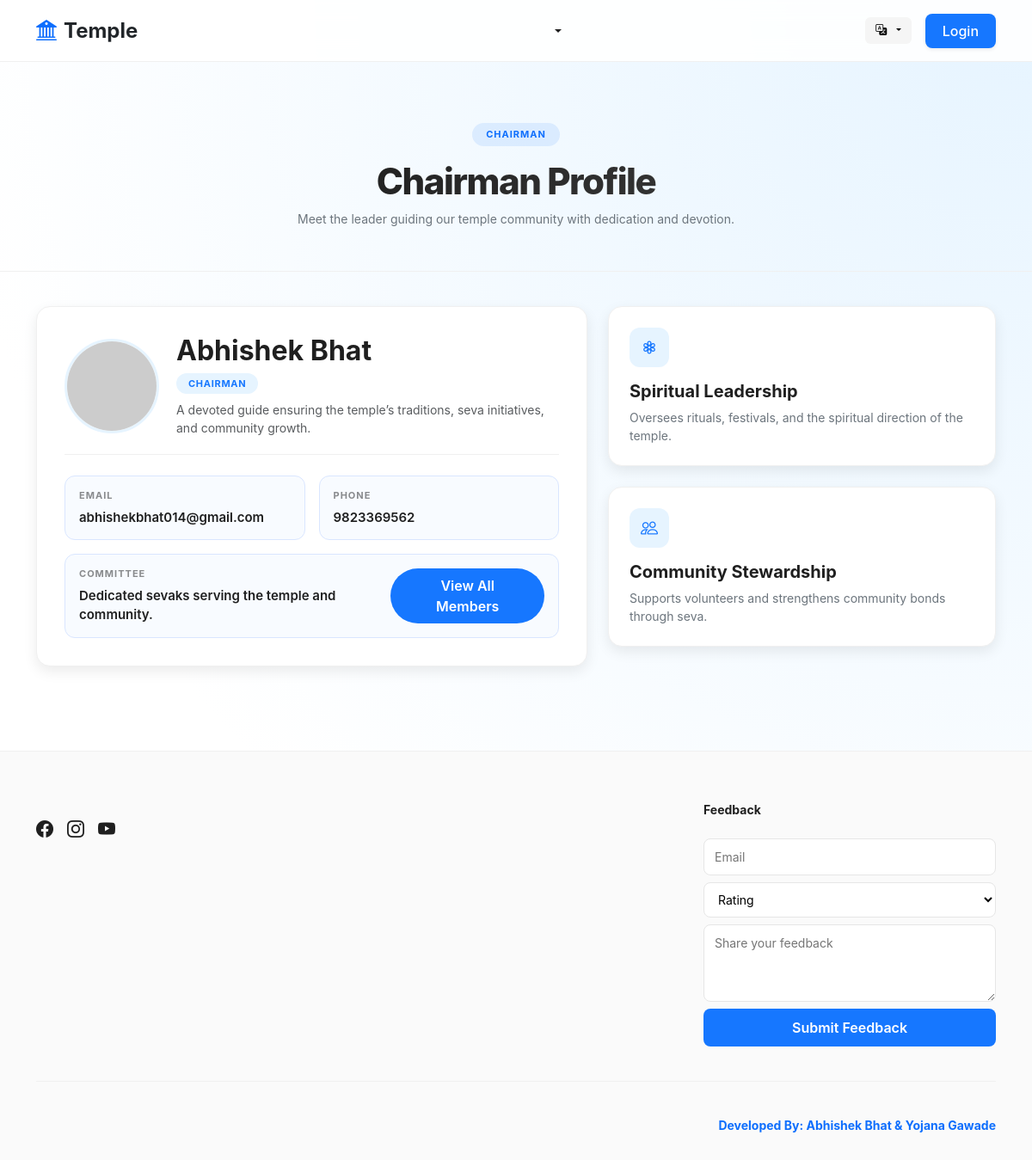
/chairman.php, run on the app's committed database.
### tables this page shows
CREATE TABLE `users` (
  `id` int(11) NOT NULL,
  `first_name` varchar(100) NOT NULL,
  `last_name` varchar(100) DEFAULT NULL,
  `phone` varchar(20) DEFAULT NULL,
  `photo` varchar(255) DEFAULT NULL,
  `email` varchar(150) NOT NULL,
  `password` varchar(255) NOT NULL,
  `created_at` timestamp NOT NULL DEFAULT current_timestamp(),
  `updated_at` timestamp NOT NULL DEFAULT current_timestamp() ON UPDATE current_timestamp()
);

### includes/lang.php (called while the page is built, shortened)
<?php
$lang = $_SESSION['lang']
    ?? $_COOKIE['lang']
    ?? 'en';
$langFile = __DIR__ . "/../lang/{$lang}.php";
$t = require $langFile;

### chairman.php (the view, shortened to what this page needs)
<?php
require __DIR__ . '/includes/lang.php';
$chairman = null;
if (isset($con)) {
    $chairmanQuery = mysqli_query(
        $con,
        "SELECT u.id, u.first_name, u.last_name, u.photo, u.email, u.phone, r.name AS role_name
         FROM users u
         JOIN user_roles ur ON ur.user_id = u.id
         JOIN roles r ON r.id = ur.role_id
         WHERE r.name = 'chairman'
         LIMIT 1"
    );
    if ($chairmanQuery) {
        $chairman = mysqli_fetch_assoc($chairmanQuery);
    }
}
$chairmanName = '';
$chairmanPhoto = '';
if (!empty($chairman)) {
    $chairmanName = trim(($chairman['first_name'] ?? '') . ' ' . ($chairman['last_name'] ?? ''));
    $chairmanPhoto = !empty($chairman['photo'])
        ? 'uploads/users/' . basename($chairman['photo'])
        : 'https://ui-avatars.com/api/?name=' . urlencode($chairmanName) . '&background=random';
}
?>
<!DOCTYPE html>
<html lang="<?php echo $lang; ?>">
<head>
    <link href="https://cdn.jsdelivr.net/npm/bootstrap@5.3.0/dist/css/bootstrap.min.css" rel="stylesheet">
    <link rel="stylesheet" href="https://cdn.jsdelivr.net/npm/bootstrap-icons@1.10.5/font/bootstrap-icons.css">
</head>
<body>
    <?php include 'includes/header.php'; ?>
    <div class="ant-page-hero">
        <div class="container">
            <span class="badge rounded-pill bg-primary bg-opacity-10 text-primary px-3 py-2 mb-3 fw-bold text-uppercase"
                style="letter-spacing: 1px; font-size: 11px;">
                <?php echo $t['chairman_role'] ?? 'Chairman'; ?>
            </span>
            <h1><?php echo $t['chairman_profile_title'] ?? 'Chairman Profile'; ?></h1>
            <p class="text-secondary small mb-0 mx-auto" style="max-width: 680px;">
                <?php echo $t['chairman_profile_subtitle'] ?? 'Meet the leader guiding our temple community with dedication and devotion.'; ?>
            </p>
        </div>
    </div>
    <div class="container pb-5">
        <?php if (!empty($chairman)): ?>
            <div class="row g-4 align-items-stretch">
                <div class="col-lg-7">
                    <div class="profile-card">
                        <div class="profile-header">
                            <img src="<?php echo htmlspecialchars($chairmanPhoto); ?>" alt="<?php echo $t['chairman_role'] ?? 'Chairman'; ?>"
                                class="profile-img">
                            <div>
                                <h2 class="fw-bold mb-1"><?php echo htmlspecialchars($chairmanName); ?></h2>
                                <div class="role-tag mb-2"><?php echo $t['chairman_role'] ?? 'Chairman'; ?></div>
                                <div class="text-muted small"><?php echo $t['chairman_profile_about'] ?? 'A devoted guide ensuring the temple’s traditions, seva initiatives, and community growth.'; ?></div>
                            </div>
                        </div>
                        <div class="row g-3">
                            <div class="col-md-6">
                                <div class="info-tile">
                                    <div class="info-label"><?php echo $t['email'] ?? 'Email'; ?></div>
                                    <div class="info-value">
                                        <?php echo !empty($chairman['email']) ? htmlspecialchars($chairman['email']) : ($t['not_available'] ?? 'N/A'); ?>
                                    </div>
                                </div>
                            </div>
                            <div class="col-md-6">
                                <div class="info-tile">
                                    <div class="info-label"><?php echo $t['phone'] ?? 'Phone'; ?></div>
                                    <div class="info-value">
                                        <?php echo !empty($chairman['phone']) ? htmlspecialchars($chairman['phone']) : ($t['not_available'] ?? 'N/A'); ?>
                                    </div>
                                </div>
                            </div>
                            <div class="col-12">
                                <div class="info-tile d-flex align-items-center justify-content-between">
                                    <div>
                                        <div class="info-label"><?php echo $t['committee'] ?? 'Committee'; ?></div>
                                        <div class="info-value"><?php echo $t['dedicated_sevaks_serving_the_temple_and_community'] ?? 'Dedicated sevaks serving the temple and community.'; ?></div>
                                    </div>
                                    <a href="committee.php" class="btn btn-ant-primary rounded-pill px-4">
                                        <?php echo $t['view_all_members'] ?? 'View All Members'; ?>
                                    </a>
                                </div>
                            </div>
                        </div>
                    </div>
                </div>
                <div class="col-lg-5">
                    <div class="feature-card mb-4">
                        <div class="feature-icon"><i class="bi bi-flower3"></i></div>
                        <h5 class="fw-bold mb-2"><?php echo $t['chairman_focus_title'] ?? 'Spiritual Leadership'; ?></h5>
                        <p class="text-secondary small mb-0">
                            <?php echo $t['chairman_focus_desc'] ?? 'Oversees rituals, festivals, and the spiritual direction of the temple.'; ?>
                        </p>
                    </div>
                    <div class="feature-card">
                        <div class="feature-icon"><i class="bi bi-people"></i></div>
                        <h5 class="fw-bold mb-2"><?php echo $t['chairman_community_title'] ?? 'Community Stewardship'; ?></h5>
                        <p class="text-secondary small mb-0">
                            <?php echo $t['chairman_community_desc'] ?? 'Supports volunteers and strengthens community bonds through seva.'; ?>
                        </p>
                    </div>
                </div>
            </div>
        <?php endif; ?>
    </div>
    <?php include 'includes/footer.php'; ?>
</body>
</html>

### chairman.php (style rules this page uses)
:root { --ant-primary: #1677ff; --ant-primary-hover: #4096ff; --ant-bg-layout: #f8f9fa; --ant-border-color: #f0f0f0; --ant-text: rgba(0, 0, 0, 0.88); --ant-text-sec: rgba(0, 0, 0, 0.45); --ant-radius: 16px; --ant-shadow: 0 6px 16px 0 rgba(0, 0, 0, 0.08); }
body { font-family: -apple-system, BlinkMacSystemFont, 'Segoe UI', Roboto, sans-serif; background: radial-gradient(circle at top right, #e6f4ff 0%, #ffffff 70%); color: var(--ant-text); min-height: 100vh; }
.ant-page-hero { padding: 70px 0 50px; text-align: center; border-bottom: 1px solid var(--ant-border-color); margin-bottom: 40px; }
.ant-page-hero h1 { font-size: 42px; font-weight: 800; letter-spacing: -1.5px; background: linear-gradient(135deg, #111 0%, #444 100%); -webkit-background-clip: text; -webkit-text-fill-color: transparent; }
.profile-card { background: #fff; border: 1px solid var(--ant-border-color); border-radius: var(--ant-radius); box-shadow: var(--ant-shadow); padding: 32px; height: 100%; }
.profile-header { display: flex; align-items: center; gap: 20px; border-bottom: 1px solid var(--ant-border-color); padding-bottom: 20px; margin-bottom: 24px; }
.profile-img { width: 110px; height: 110px; border-radius: 50%; object-fit: cover; border: 3px solid #e6f4ff; }
.role-tag { display: inline-block; padding: 4px 14px; font-size: 11px; font-weight: 700; background: #e6f4ff; color: var(--ant-primary); border-radius: 20px; text-transform: uppercase; letter-spacing: 0.7px; }
.info-tile { background: #f8fbff; border: 1px solid #d9e6ff; border-radius: 12px; padding: 14px 16px; }
.info-label { font-size: 11px; letter-spacing: 1px; font-weight: 700; color: var(--ant-text-sec); text-transform: uppercase; margin-bottom: 6px; }
.info-value { font-weight: 600; color: var(--ant-text); font-size: 15px; }
.btn-ant-primary { background: var(--ant-primary); color: #fff; border: none; padding: 8px 20px; font-weight: 600; }
.feature-card { background: #fff; border: 1px solid var(--ant-border-color); border-radius: var(--ant-radius); padding: 24px; box-shadow: var(--ant-shadow); }
.feature-icon { width: 46px; height: 46px; background: #e6f4ff; color: var(--ant-primary); border-radius: 12px; display: flex; align-items: center; justify-content: center; font-size: 20px; margin-bottom: 16px; }

### includes/header.php (style rules this page uses)
body, body * { -webkit-user-select: none; user-select: none; }
a { text-decoration: none; color: #000; }

### data on the page
users: chairmanName "Abhishek Bhat", email "abhishekbhat014@gmail.com", phone "9823369562"

### other printed values
$t['title'] "Temple"
$t['login'] "Login"
$t['chairman_role'] "CHAIRMAN"
$t['chairman_profile_title'] "Chairman Profile"
$t['chairman_profile_subtitle'] "Meet the leader guiding our temple community with dedication and devotion."
$t['chairman_profile_about'] "A devoted guide ensuring the temple’s traditions, seva initiatives, and community growth."
$t['email'] "EMAIL"
$t['phone'] "PHONE"
$t['committee'] "COMMITTEE"
$t['dedicated_sevaks_serving_the_temple_and_community'] "Dedicated sevaks serving the temple and community."
$t['view_all_members'] "View All Members"
$t['chairman_focus_title'] "Spiritual Leadership"
$t['chairman_focus_desc'] "Oversees rituals, festivals, and the spiritual direction of the temple."
$t['chairman_community_title'] "Community Stewardship"
$t['chairman_community_desc'] "Supports volunteers and strengthens community bonds through seva."
